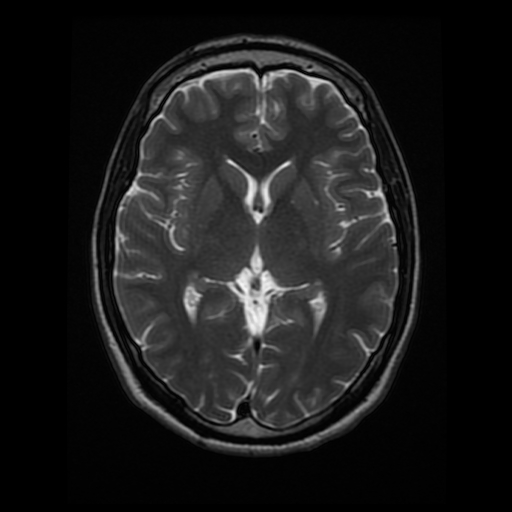
#> input picture convolutional_filters_and_edge_detection/images/brain_MR.jpg, 512 x 512 px
$ jupyter execute 'Fourier Transform of Filters.ipynb'   (shell and % lines are left out)
#> lines starting #> are read from the running program, lines starting #| are printed output that depends on the picture
## High and Low Pass Filters

Now, you might be wondering, what makes filters high and low-pass; why is a Sobel filter high-pass and a Gaussian filter low-pass?

Well, you can actually visualize the frequencies that these filters block out by taking a look at their fourier transforms. The frequency components of any image can be displayed after doing a Fourier Transform (FT). An FT looks at the components of an image (edges that are high-frequency, and areas of smooth color as low-frequency), and plots the frequencies that occur as points in spectrum. So, let's treat our filters as small images, and display them in the frequency domain!

[cell 1]
import numpy as np
import matplotlib.pyplot as plt
import cv2


# Define gaussian, sobel, and laplacian (edge) filters

gaussian = (1/9)*np.array([[1, 1, 1],
                           [1, 1, 1],
                           [1, 1, 1]])

sobel_x= np.array([[-1, 0, 1],
                   [-2, 0, 2],
                   [-1, 0, 1]])

sobel_y= np.array([[-1,-2,-1],
                   [0, 0, 0],
                   [1, 2, 1]])

# laplacian, edge filter
laplacian=np.array([[0, 1, 0],
                    [1,-4, 1],
                    [0, 1, 0]])

filters = [gaussian, sobel_x, sobel_y, laplacian]
filter_name = ['gaussian','sobel_x', \
                'sobel_y', 'laplacian']


# perform a fast fourier transform on each filter
# and create a scaled, frequency transform image
f_filters = [np.fft.fft2(x) for x in filters]
fshift = [np.fft.fftshift(y) for y in f_filters]
frequency_tx = [np.log(np.abs(z)+1) for z in fshift]

# display 4 filters
for i in range(len(filters)):
    plt.subplot(2,2,i+1),plt.imshow(frequency_tx[i],cmap = 'gray')
    plt.title(filter_name[i]), plt.xticks([]), plt.yticks([])

plt.show()
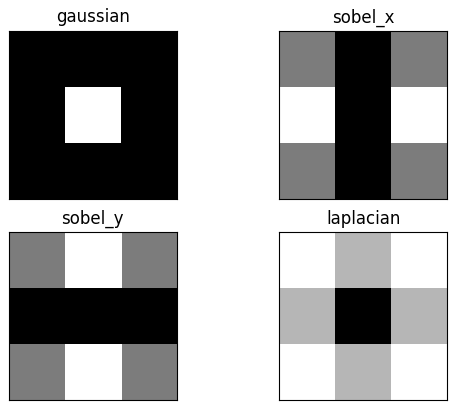
#> figure drawn by matplotlib, 4 panels

Areas of white or light gray, allow that part of the frequency spectrum through! Areas of black mean that part of the spectrum is blocked out of the image.

Recall that the low frequencies in the frequency spectrum are at the center of the frequency transform image, and high frequencies are at the edges. You should see that the Gaussian filter allows only low-pass frequencies through, which is the center of the frequency transformed image. The sobel filters block out frequencies of a certain orientation and a laplace (all edge, regardless of orientation) filter, should block out low-frequencies!

You are encouraged to load in an image, apply a filter to it using `filter2d` then visualize what the fourier transform of that image looks like before and after a filter is applied.

[cell 2]
## TODO: load in an image, and filter it using a kernel of your choice
## apply a fourier transform to the original *and* filtered images and compare them

import numpy as np
import matplotlib.pyplot as plt
import cv2


# Read in the image
image = cv2.imread('images/brain_MR.jpg')
#> image is the input picture: shape (512, 512, 3); min 0, max 247, mean 26.9

# Make a copy of the image
image_copy = np.copy(image)

# Convert to grayscale for filtering
gray = cv2.cvtColor(image_copy, cv2.COLOR_RGB2GRAY)

# Filter the image using filter2D, which has inputs: (grayscale image, bit-depth, kernel)
filtered_image = cv2.filter2D(gray, -1, sobel_y)
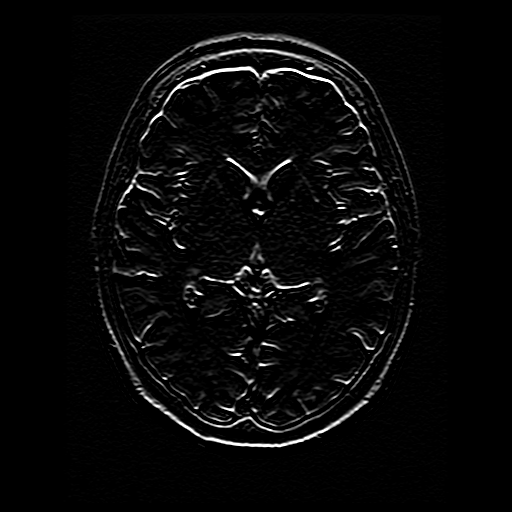
#> filtered_image: shape (512, 512); min 0, max 255, mean 8.7

plt.imshow(filtered_image, cmap='gray')
